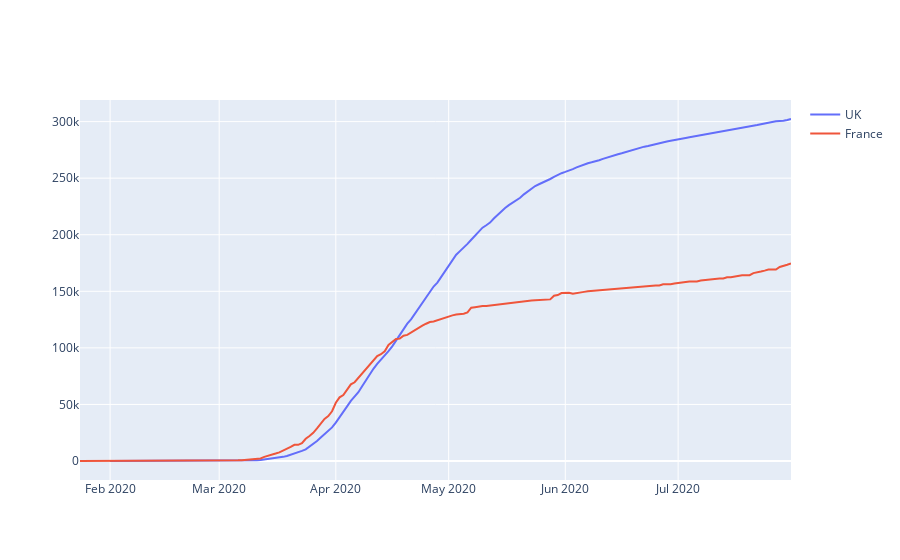

The notebook cell this image was saved under:
### Code cell
fig = go.Figure()
 
fig.add_trace(go.Scatter(x = uk.Date_reported,y = uk.Cumulative_cases ,name = "UK"))

fig.add_trace(go.Scatter(x = France.Date_reported,y = France.Cumulative_cases,name = "France"))
fig.show()

### Figure 1 — Plotly figure (JSON) as saved in the notebook; plotly's stock layout.template omitted (floating-point values rounded to 4 significant figures; data arrays with more than 128 entries replaced by an {"elided": "..."} marker saying what was removed)
{"data": [{"name": "UK", "type": "scatter", "x": {"elided": "182 str values"}, "y": {"elided": "182 int values"}}, {"name": "France", "type": "scatter", "x": {"elided": "190 str values"}, "y": {"elided": "190 int values"}}], "layout": {}}
